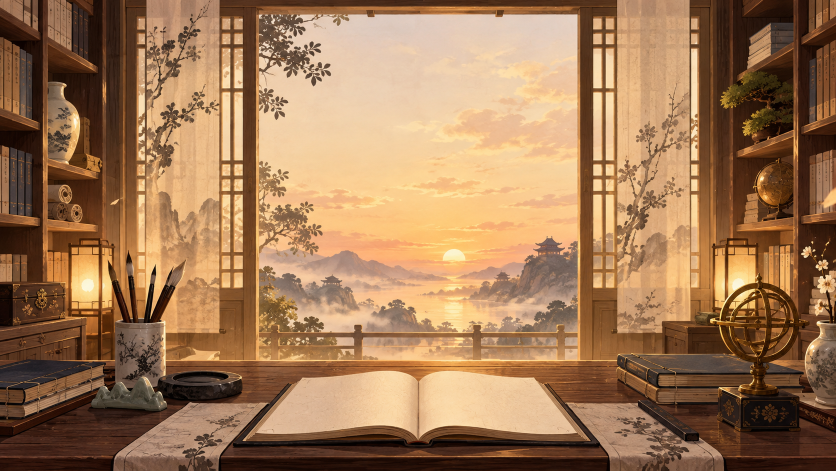
#> input picture art/library/lib_bg_source.png, 1672 x 941 px (shown at 1/2 size)
$ python -i build_ui_v2.py   (imports and definitions only)
#> lines starting #> are read from the running program, lines starting #| are printed output that depends on the picture
"""JAMO v2 painterly UI source builder (Pillow + NumPy, straight-alpha PNG)."""
from pathlib import Path
import math
import random
import sys

import numpy as np
from PIL import Image, ImageChops, ImageDraw, ImageFilter, ImageFont

ART = Path(__file__).resolve().parents[1]
INK = (34, 29, 25)
CREAM = (246, 225, 186)
GOLD = (190, 139, 62)


# [34 lines left out: functions save, material, rough_stroke, not called in this run]


def composite_shadow(im, radius=7, offset=(2,5), opacity=.3):
    a = im.getchannel("A")
    sh = a.filter(ImageFilter.GaussianBlur(radius)).point(lambda v:int(v*opacity))
    shifted=Image.new("L",im.size)
    shifted.paste(sh,offset)
    sh=shifted
    base = Image.new("RGBA", im.size, (18,12,8,0))
    base.putalpha(sh)
    return Image.alpha_composite(base, im)


# [80 lines left out: functions buttons, panels, hud_bar, ring, bars_tabs, not called in this run]


def group_c():
    buttons();panels();hud_bar();ring();ring(empty=True);bars_tabs()


# [130 lines left out: functions painted_icon, ceramic_tile, group_f, not called in this run]


# [3 lines not run here, left out]

>>> import cv2
>>> picture = cv2.imread('../library/lib_bg_source.png', cv2.IMREAD_GRAYSCALE)
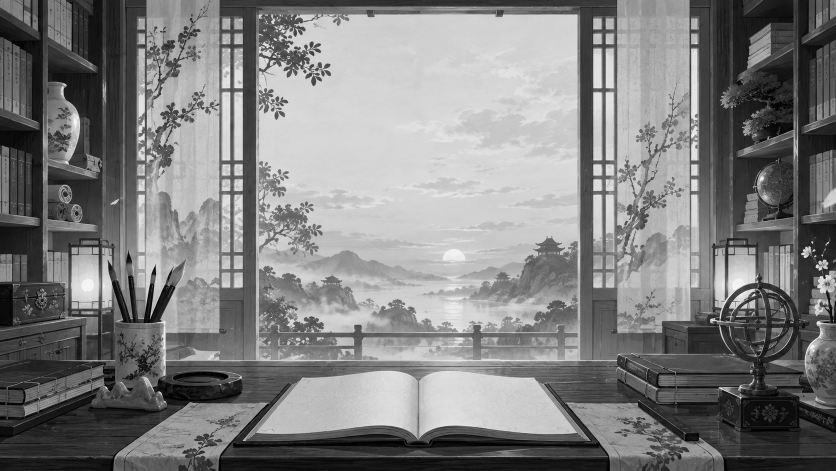
#> picture: shape (941, 1672) (shown at 1/2 size); min 0, max 253, mean 127.2
>>> result = composite_shadow(picture)
#> (the run stopped early here; a loop or call above may not have finished)
